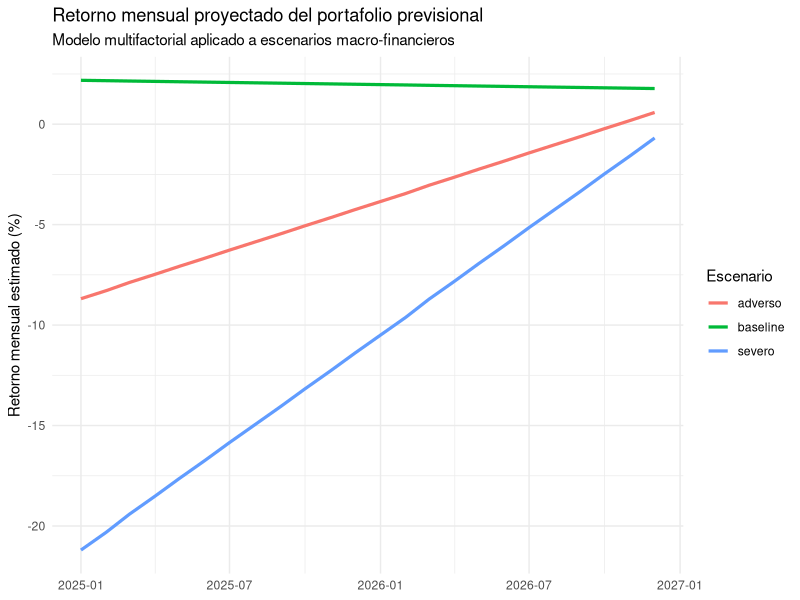
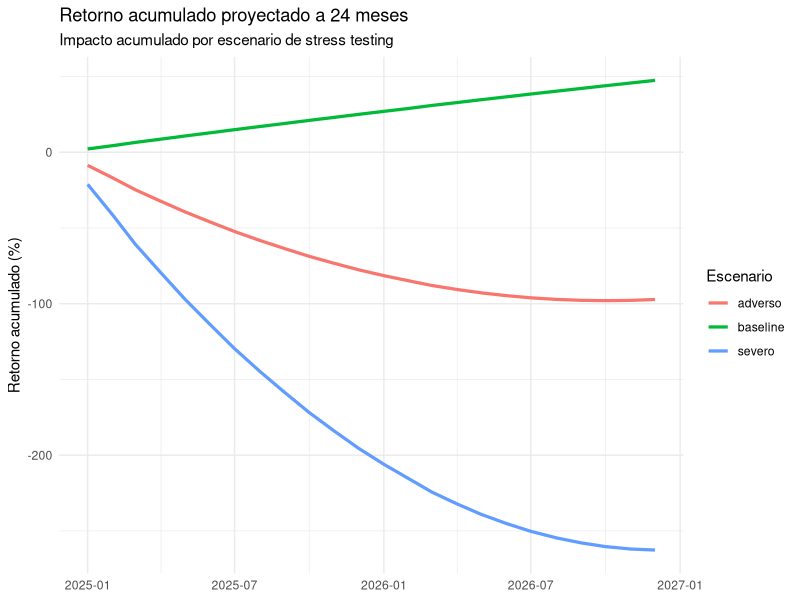
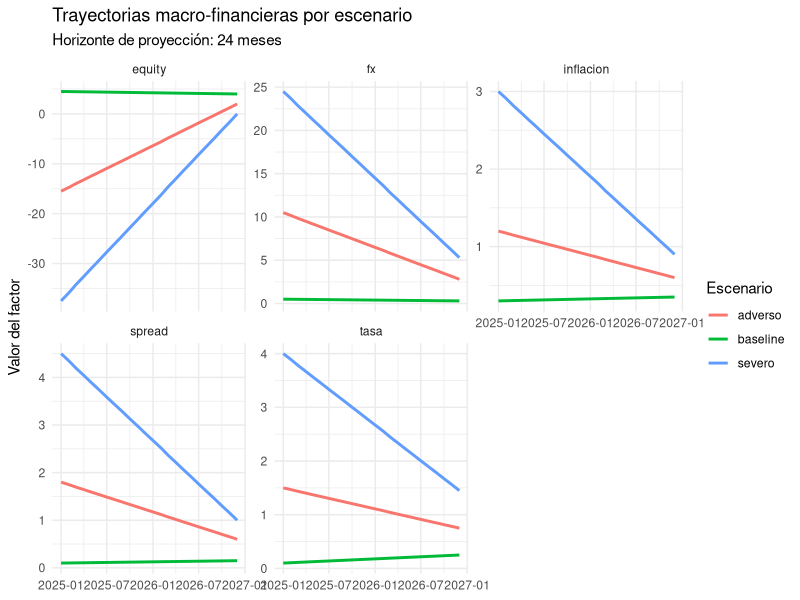

Write the R code that produced these figures, in order.
# ==========================================
# PAQUETES
# ==========================================

library(dplyr)
library(ggplot2)
library(tidyr)

# ==========================================
# 1. BASE SINTÉTICA HISTÓRICA
# ==========================================

# ==========================================
# BASE SINTÉTICA CON VAR(1)
# ==========================================

set.seed(123)

n <- 120

fechas <- seq(as.Date("2015-01-01"),
              by = "month",
              length.out = n)

vars <- c("tasa", "fx", "equity", "spread", "inflacion")
K <- length(vars)

# Medias de largo plazo
mu <- c(
  tasa = 0.00,
  fx = 0.30,
  equity = 0.70,
  spread = 0.05,
  inflacion = 0.40
)

# Matriz de persistencia e interacciones
A <- matrix(c(
  0.85,  0.00,  0.00,  0.10,  0.10,
  0.05,  0.70, -0.05,  0.15,  0.10,
  -0.10, 0.00,  0.55, -0.20, -0.05,
  0.10,  0.05, -0.10,  0.85,  0.05,
  0.05,  0.10, -0.02,  0.05,  0.90
), nrow = K, byrow = TRUE)

rownames(A) <- vars
colnames(A) <- vars

# Matriz de covarianza de shocks
Sigma <- matrix(c(
  0.15^2,  0.01,   -0.02,   0.02,   0.005,
  0.01,    1.20^2, -0.60,   0.25,   0.10,
  -0.02,   -0.60,    2.50^2,-0.70,  -0.10,
  0.02,    0.25,   -0.70,   0.25^2, 0.02,
  0.005,   0.10,   -0.10,   0.02,   0.08^2
), nrow = K, byrow = TRUE)

rownames(Sigma) <- vars
colnames(Sigma) <- vars

# Para garantizar matriz positiva definida
Sigma <- as.matrix(Matrix::nearPD(Sigma)$mat)

# Simulación VAR(1)
Y <- matrix(NA, nrow = n, ncol = K)
colnames(Y) <- vars

Y[1, ] <- mu

for (t in 2:n) {
  shock_t <- MASS::mvrnorm(1, mu = rep(0, K), Sigma = Sigma)
  
  Y[t, ] <- mu + A %*% (Y[t - 1, ] - mu) + shock_t
}

datos <- data.frame(
  fecha = fechas,
  Y
)

# Retorno del portafolio
datos$ret_port <- with(datos,
                       -0.40 * tasa +
                         0.15 * fx +
                         0.55 * equity -
                         0.35 * spread -
                         0.40 * inflacion +
                         rnorm(n, 0, 0.30)
)

head(datos)

# ==========================================
# 2. MODELO MULTIFACTORIAL
# ==========================================

mod_mf <- lm(ret_port ~ tasa + fx + equity + spread + inflacion,
             data = datos)

summary(mod_mf)

# ==========================================
# 3. ESCENARIOS A 24 MESES
# ==========================================
# ==========================================
# ESCENARIOS A 24 MESES RELATIVOS AL BASELINE
# ==========================================

h <- 24

fechas_proy <- seq(as.Date("2025-01-01"),
                   by = "month",
                   length.out = h)

baseline <- data.frame(
  fecha = fechas_proy,
  escenario = "baseline",
  t = 1:h,
  
  tasa = 0.10 + (0.25 - 0.10) * (1:h - 1) / (h - 1),
  fx = 0.50 + (0.30 - 0.50) * (1:h - 1) / (h - 1),
  equity = 4.50 + (1.00 - 1.50) * (1:h - 1) / (h - 1),
  spread = 0.10 + (0.15 - 0.10) * (1:h - 1) / (h - 1),
  inflacion = 0.30 + (0.35 - 0.30) * (1:h - 1) / (h - 1)
)

# Shocks adicionales sobre el baseline
shock_adverso <- data.frame(
  t = 1:h,
  tasa = seq(1.40, 0.50, length.out = h),
  fx = seq(10.0, 2.5, length.out = h),
  equity = seq(-20.0, -2.0, length.out = h),
  spread = seq(1.70, 0.45, length.out = h),
  inflacion = seq(0.90, 0.25, length.out = h)
)

shock_severo <- data.frame(
  t = 1:h,
  tasa = seq(3.90, 1.20, length.out = h),
  fx = seq(24.0, 5.0, length.out = h),
  equity = seq(-42.0, -4.0, length.out = h),
  spread = seq(4.40, 0.85, length.out = h),
  inflacion = seq(2.70, 0.55, length.out = h)
)

adverso <- baseline %>%
  left_join(shock_adverso, by = "t", suffix = c("_base", "_shock")) %>%
  transmute(
    fecha,
    escenario = "adverso",
    t,
    tasa = tasa_base + tasa_shock,
    fx = fx_base + fx_shock,
    equity = equity_base + equity_shock,
    spread = spread_base + spread_shock,
    inflacion = inflacion_base + inflacion_shock
  )

severo <- baseline %>%
  left_join(shock_severo, by = "t", suffix = c("_base", "_shock")) %>%
  transmute(
    fecha,
    escenario = "severo",
    t,
    tasa = tasa_base + tasa_shock,
    fx = fx_base + fx_shock,
    equity = equity_base + equity_shock,
    spread = spread_base + spread_shock,
    inflacion = inflacion_base + inflacion_shock
  )

escenarios_m3 <- bind_rows(
  baseline,
  adverso,
  severo
)

# Proyección del retorno del portafolio
escenarios_m3$rp_hat <- predict(
  mod_mf,
  newdata = escenarios_m3
)

escenarios_m3 <- escenarios_m3 %>%
  group_by(escenario) %>%
  arrange(fecha) %>%
  mutate(
    rp_acum = cumsum(rp_hat)
  ) %>%
  ungroup()


# ==========================================
# 6. RESUMEN POR ESCENARIO
# ==========================================

resumen_escenarios <- escenarios_m3 %>%
  group_by(escenario) %>%
  summarise(
    retorno_promedio = mean(rp_hat),
    retorno_minimo = min(rp_hat),
    retorno_acumulado_24m = sum(rp_hat),
    .groups = "drop"
  )

resumen_escenarios

# ==========================================
# 7. GRÁFICO: RETORNO MENSUAL PROYECTADO
# ==========================================

ggplot(escenarios_m3,
       aes(x = fecha, y = rp_hat, color = escenario)) +
  geom_line(linewidth = 1.1) +
  labs(
    title = "Retorno mensual proyectado del portafolio previsional",
    subtitle = "Modelo multifactorial aplicado a escenarios macro-financieros",
    x = NULL,
    y = "Retorno mensual estimado (%)",
    color = "Escenario"
  ) +
  theme_minimal()

# ==========================================
# 8. GRÁFICO: RETORNO ACUMULADO
# ==========================================

ggplot(escenarios_m3,
       aes(x = fecha, y = rp_acum, color = escenario)) +
  geom_line(linewidth = 1.1) +
  labs(
    title = "Retorno acumulado proyectado a 24 meses",
    subtitle = "Impacto acumulado por escenario de stress testing",
    x = NULL,
    y = "Retorno acumulado (%)",
    color = "Escenario"
  ) +
  theme_minimal()

# ==========================================
# 9. GRÁFICO DE FACTORES
# ==========================================

escenarios_largo <- escenarios_m3 %>%
  select(fecha, escenario, tasa, fx, equity, spread, inflacion) %>%
  pivot_longer(
    cols = c(tasa, fx, equity, spread, inflacion),
    names_to = "factor",
    values_to = "valor"
  )

ggplot(escenarios_largo,
       aes(x = fecha, y = valor, color = escenario)) +
  geom_line(linewidth = 1) +
  facet_wrap(~ factor, scales = "free_y") +
  labs(
    title = "Trayectorias macro-financieras por escenario",
    subtitle = "Horizonte de proyección: 24 meses",
    x = NULL,
    y = "Valor del factor",
    color = "Escenario"
  ) +
  theme_minimal()



inflacion_ <- escenarios_m3 |>
  select(fecha, escenario, inflacion) |>
  pivot_wider(
    names_from = escenario,
    values_from = inflacion
  )



tasa_ <- escenarios_m3 |>
  select(fecha, escenario, tasa) |>
  pivot_wider(
    names_from = escenario,
    values_from = tasa
  )

spread_ <- escenarios_m3 |>
  select(fecha, escenario, spread) |>
  pivot_wider(
    names_from = escenario,
    values_from = spread
  )


retorno_ <- escenarios_m3 |>
  select(fecha, escenario, rp_hat) |>
  pivot_wider(
    names_from = escenario,
    values_from = rp_hat
  )
